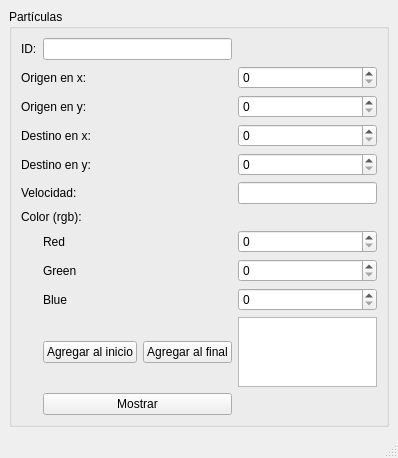
<?xml version="1.0" encoding="UTF-8"?>
<ui version="4.0">
 <class>MainWindow</class>
 <widget class="QMainWindow" name="MainWindow">
  <property name="geometry">
   <rect>
    <x>0</x>
    <y>0</y>
    <width>398</width>
    <height>419</height>
   </rect>
  </property>
  <property name="windowTitle">
   <string>Capturador de partículas</string>
  </property>
  <widget class="QWidget" name="centralwidget">
   <layout class="QGridLayout" name="gridLayout_2">
    <item row="1" column="0">
     <widget class="QGroupBox" name="groupBox">
      <property name="title">
       <string>Partículas</string>
      </property>
      <layout class="QGridLayout" name="gridLayout_3">
       <item row="7" column="3">
        <widget class="QSpinBox" name="spinBox_9">
         <property name="maximum">
          <number>255</number>
         </property>
        </widget>
       </item>
       <item row="4" column="3">
        <widget class="QSpinBox" name="spinBox_11">
         <property name="maximum">
          <number>500</number>
         </property>
        </widget>
       </item>
       <item row="2" column="0" colspan="2">
        <widget class="QLabel" name="label_12">
         <property name="text">
          <string>Origen en y:</string>
         </property>
        </widget>
       </item>
       <item row="12" column="3">
        <widget class="QPlainTextEdit" name="plainTextEdit"/>
       </item>
       <item row="8" column="1">
        <widget class="QLabel" name="label_17">
         <property name="text">
          <string>Green</string>
         </property>
        </widget>
       </item>
       <item row="8" column="3">
        <widget class="QSpinBox" name="spinBox_10">
         <property name="maximum">
          <number>255</number>
         </property>
        </widget>
       </item>
       <item row="3" column="0" colspan="2">
        <widget class="QLabel" name="label_18">
         <property name="text">
          <string>Destino en x:</string>
         </property>
        </widget>
       </item>
       <item row="6" column="0" colspan="2">
        <widget class="QLabel" name="label_14">
         <property name="text">
          <string>Color (rgb):</string>
         </property>
        </widget>
       </item>
       <item row="4" column="0" colspan="2">
        <widget class="QLabel" name="label_16">
         <property name="text">
          <string>Destino en y:</string>
         </property>
        </widget>
       </item>
       <item row="7" column="1">
        <widget class="QLabel" name="label_11">
         <property name="text">
          <string>Red</string>
         </property>
        </widget>
       </item>
       <item row="1" column="0" colspan="2">
        <widget class="QLabel" name="label_13">
         <property name="text">
          <string>Origen en x:</string>
         </property>
        </widget>
       </item>
       <item row="0" column="0">
        <widget class="QLabel" name="label_20">
         <property name="text">
          <string>ID:</string>
         </property>
        </widget>
       </item>
       <item row="5" column="0" colspan="2">
        <widget class="QLabel" name="label_15">
         <property name="text">
          <string>Velocidad:</string>
         </property>
        </widget>
       </item>
       <item row="2" column="3">
        <widget class="QSpinBox" name="spinBox_16">
         <property name="maximum">
          <number>500</number>
         </property>
        </widget>
       </item>
       <item row="12" column="2">
        <widget class="QPushButton" name="pushButton">
         <property name="text">
          <string>Agregar al final</string>
         </property>
        </widget>
       </item>
       <item row="9" column="1">
        <widget class="QLabel" name="label_19">
         <property name="text">
          <string>Blue</string>
         </property>
        </widget>
       </item>
       <item row="3" column="3">
        <widget class="QSpinBox" name="spinBox_15">
         <property name="maximum">
          <number>500</number>
         </property>
        </widget>
       </item>
       <item row="9" column="3">
        <widget class="QSpinBox" name="spinBox_14">
         <property name="maximum">
          <number>255</number>
         </property>
        </widget>
       </item>
       <item row="5" column="3">
        <widget class="QLineEdit" name="lineEdit"/>
       </item>
       <item row="0" column="1" colspan="2">
        <widget class="QLineEdit" name="lineEdit_2"/>
       </item>
       <item row="1" column="3">
        <widget class="QSpinBox" name="spinBox_13">
         <property name="maximum">
          <number>500</number>
         </property>
        </widget>
       </item>
       <item row="12" column="1">
        <widget class="QPushButton" name="pushButton_3">
         <property name="text">
          <string>Agregar al inicio</string>
         </property>
        </widget>
       </item>
       <item row="13" column="1" colspan="2">
        <widget class="QPushButton" name="pushButton_4">
         <property name="text">
          <string>Mostrar</string>
         </property>
        </widget>
       </item>
      </layout>
     </widget>
    </item>
   </layout>
  </widget>
  <widget class="QStatusBar" name="statusbar"/>
 </widget>
 <resources/>
 <connections/>
</ui>
